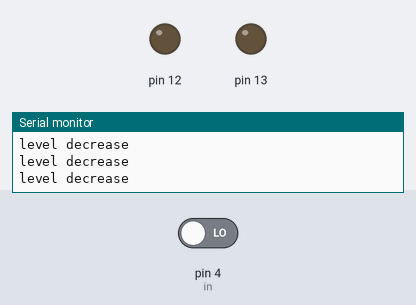
Bench run of a sketch on a simulated Arduino Uno, built with avr-gcc and run on an emulated ATmega328P. On the bench: output pins drawn as LEDs (lit = HIGH), the last lines printed to the serial monitor. Inputs (shaded band) come from the test bench; at power-on: pin 4 (in) LOW.

Above: at 1.2 s.
1.3 s: pin 4 (in) driven HIGH
At 2.4 s:
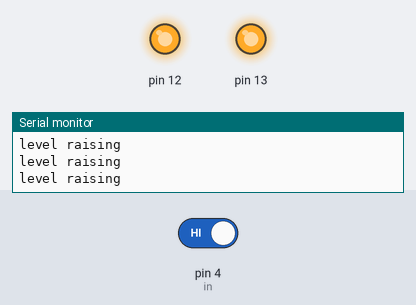
2.8 s: pin 4 (in) driven LOW
At 3.7 s:
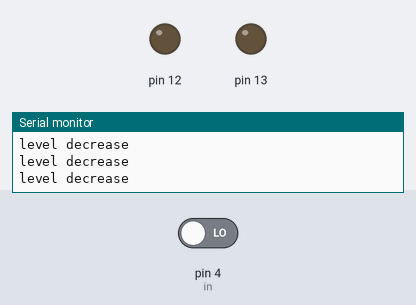
Timing chart, 0 to 5.8 s (numbered marks = the images above; inputs shaded):
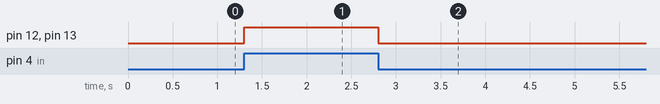

The sketch:

WATER_ALARM.ino
```cpp
int out = 12;
int in = 4;
int rd;
void setup()

{

  pinMode(12, OUTPUT);
  pinMode(13, OUTPUT);
  pinMode(in, INPUT);
  Serial.begin(9600);
}

void loop()

{

  rd = digitalRead(in);

  if (rd == HIGH)
  {
    digitalWrite(12, HIGH);
    digitalWrite(13, HIGH);
    delay(100);

    Serial.println("level raising");
  }

  else
  {
    digitalWrite(12, LOW);
    digitalWrite(13, LOW);
    delay(100);

    Serial.println("level decrease");
  }

}
```

Measured:
- after the input at 1.3 s, pin 12, pin 13: LOW → HIGH at once
- after the input at 2.8 s, pin 12, pin 13: HIGH → LOW at once
